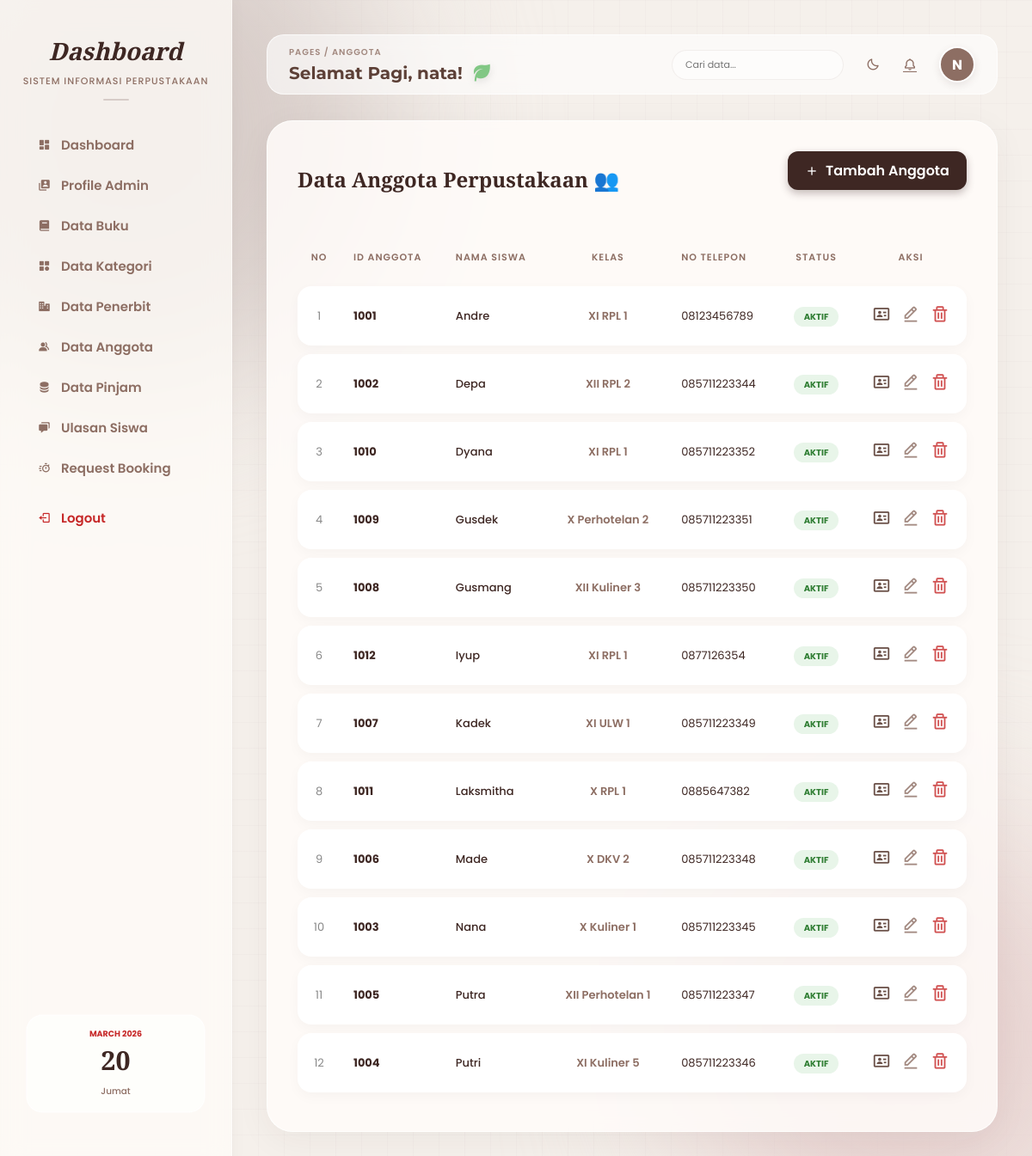
The page /dashboard.php?page=anggota (signed in) on the database its author committed.
### tables this page shows
CREATE TABLE `users` (
  `id` int(11) NOT NULL,
  `nama` varchar(100) NOT NULL,
  `no_tlp` varchar(20) NOT NULL,
  `email` varchar(100) NOT NULL,
  `username` varchar(12) NOT NULL,
  `password` varchar(12) NOT NULL,
  `akses` varchar(12) NOT NULL
);

CREATE TABLE `tbl_anggota` (
  `id_anggota` varchar(20) NOT NULL,
  `nama_anggota` varchar(100) NOT NULL,
  `kelas` varchar(50) NOT NULL,
  `no_tlp` varchar(20) NOT NULL,
  `status` enum('Aktif','Tidak Aktif') NOT NULL DEFAULT 'Aktif',
  `password` varchar(255) DEFAULT '123'
);

### anggota/view_anggota.php (the view, shortened to what this page needs)
<?php
$query_anggota = "SELECT * FROM tbl_anggota ORDER BY nama_anggota ASC";
$data = mysqli_query($koneksi, $query_anggota);
?>
<div class="table-container fade-in-up">
    <div style="display: flex; justify-content: space-between; align-items: center; margin-bottom: 25px;">
        <h2 style="font-family: 'Playfair Display', serif; color: #3E2723; margin: 0;">Data Anggota Perpustakaan 👥</h2>
        <a href="?page=tambah_anggota" class="btn-tambah" style="text-decoration: none; background: #3E2723; color: #fff; padding: 10px 20px; border-radius: 12px; font-weight: 600; display: flex; align-items: center; gap: 8px;">
            <i class='bx bx-plus'></i> Tambah Anggota
        </a>
    </div>
    <table class="styled-table">
        <thead>
            <tr>
                <th style="text-align: center; width: 50px;">No</th>
                <th>ID Anggota</th>
                <th>Nama Siswa</th>
                <th style="text-align: center;">Kelas</th>
                <th>No Telepon</th>
                <th style="text-align: center;">Status</th>
                <th style="text-align: center; width: 130px;">Aksi</th> </tr>
        </thead>
        <tbody>
            <?php
            $no = 1;
            if($data && mysqli_num_rows($data) > 0){
                while($row = mysqli_fetch_array($data)) {
            ?>
            <tr>
                <td style="text-align: center; color: #888;"><?= $no++; ?></td>
                <td style="font-weight: 700; color: #3E2723;"><?= htmlspecialchars($row['id_anggota']); ?></td>
                <td style="font-weight: 500;"><?= htmlspecialchars($row['nama_anggota']); ?></td>
                <td style="text-align: center; font-weight: 600; color: #8D6E63;"><?= htmlspecialchars($row['kelas']); ?></td>
                <td><?= htmlspecialchars($row['no_tlp']); ?></td>
                <td style="text-align: center;">
                    <span style="background: #E8F5E9; color: #2E7D32; padding: 4px 12px; border-radius: 20px; font-weight: bold; font-size: 10px; text-transform: uppercase;">
                        <?= htmlspecialchars($row['status']); ?>
                    </span>
                </td>
                <td style="text-align: center;">
                    <div style="display: flex; gap: 12px; justify-content: center; align-items: center;">
                        <a href="anggota/cetak_kartu.php?id_anggota=<?= $row['id_anggota']?>"
                           target="_blank"
                           title="Cetak Kartu Anggota"
                           style="color: #5D4037; font-size: 22px; text-decoration: none; opacity: 0.9;">
                           <i class='bx bx-id-card'></i>
                        </a>
                        <a href="?page=edit_anggota&id_anggota=<?= $row['id_anggota']?>"
                           title="Edit Data"
                           style="color: #8D6E63; font-size: 22px; text-decoration: none; opacity: 0.8;">
                           <i class='bx bx-edit-alt'></i>
                        </a>
                        <a href="anggota/hapus_anggota.php?id_anggota=<?= $row['id_anggota']?>"
                           onclick="return confirm('Yakin ingin menghapus anggota ini?')"
                           title="Hapus Anggota"
                           style="color: #C62828; font-size: 22px; text-decoration: none; opacity: 0.8;">
                           <i class='bx bx-trash'></i>
                        </a>
                    </div>
                </td>
            </tr>
            <?php
                }
            } else {
                echo "<tr><td colspan='7' style='text-align:center; padding:40px; color:#999; font-style:italic;'>Belum ada data anggota terdaftar.</td></tr>";
            }
            ?>
        </tbody>
    </table>
</div>

### dashboard.php (shortened to what this page needs)
<?php
include 'inc/koneksi.php';
$user = $_SESSION['username'];
$query = "SELECT * FROM users WHERE username='$user'";
$hasil = mysqli_query($koneksi, $query);
$tampil = mysqli_fetch_array($hasil);
$inisial = strtoupper(substr($tampil['username'], 0, 1));
$notif_q = mysqli_query($koneksi, "SELECT COUNT(*) as jumlah FROM tbl_booking WHERE status='Menunggu'");
$notif_d = mysqli_fetch_assoc($notif_q);
$jml_notif = $notif_d['jumlah'];
$hari_ini = date('l');
$tanggal = date('d');
$bulan_tahun = date('F Y');
$hari_indo = ['Sunday'=>'Minggu', 'Monday'=>'Senin', 'Tuesday'=>'Selasa', 'Wednesday'=>'Rabu', 'Thursday'=>'Kamis', 'Friday'=>'Jumat', 'Saturday'=>'Sabtu'];
$hari_fix = $hari_indo[$hari_ini];
?>
<!DOCTYPE html>
<html lang="id">
<head>
    <link href='https://unpkg.com/boxicons@2.1.4/css/boxicons.min.css' rel='stylesheet'>
    <link rel="stylesheet" href="style.css?v=<?php echo time(); ?>">
</head>
<body>
    <div class="dashboard-container">
        <div class="sidebar">
            <div class="sidebar-header">
                <h2>Dashboard</h2>
                <p>Sistem Informasi Perpustakaan</p>
            </div>
            <ul class="nav-links">
                <li><a href="dashboard.php"><i class='bx bxs-dashboard'></i> Dashboard</a></li>
                <li><a href="?page=profile"><i class='bx bxs-user-account'></i> Profile Admin</a></li>
                <li><a href="?page=buku"><i class='bx bxs-book'></i> Data Buku</a></li>
                <li><a href="?page=kategori"><i class='bx bxs-category'></i> Data Kategori</a></li>
                <li><a href="?page=penerbit"><i class='bx bxs-business'></i> Data Penerbit</a></li>
                <li><a href="?page=anggota"><i class='bx bxs-group'></i> Data Anggota</a></li>
                <li><a href="?page=peminjaman"><i class='bx bxs-data'></i> Data Pinjam</a></li>
                <li><a href="?page=ulasan"><i class='bx bxs-chat'></i> Ulasan Siswa</a></li>
                <li>
                    <a href="?page=booking" style="<?php if($jml_notif > 0) echo 'color:#C62828; font-weight:bold;'; ?>">
                        <i class='bx bx-timer'></i> Request Booking
                    </a>
                </li>
                <li><a href="#" class="logout-link" onclick="konfirmasiLogout(event)"><i class='bx bx-log-out'></i> Logout</a></li>
            </ul>
            <div class="sidebar-footer">
                <div class="calendar-widget">
                    <span class="cal-month"><?php echo $bulan_tahun; ?></span>
                    <h1 class="cal-day"><?php echo $tanggal; ?></h1>
                    <span class="cal-day-name"><?php echo $hari_fix; ?></span>
                </div>
            </div>
        </div>
        <div class="main-content">
            <div class="top-header">
                <div class="header-left">
                    <div class="breadcrumb">Pages / <span><?php echo isset($_GET['page']) ? ucfirst($_GET['page']) : 'Dashboard'; ?></span></div>
                    <div class="header-welcome">
                        <?php
                        $jam = date('H');
                        if ($jam >= 4 && $jam < 11) { $sapaan = "Selamat Pagi"; $icon = "<i class='bx bxs-leaf mood-icon' style='color: #81C784; font-size: 24px;'></i>"; }
                        elseif ($jam >= 11 && $jam < 15) { $sapaan = "Selamat Siang"; $icon = "<i class='bx bxs-sun mood-icon' style='color: #FFB74D; font-size: 24px;'></i>"; }
                        elseif ($jam >= 15 && $jam < 18) { $sapaan = "Selamat Sore"; $icon = "<i class='bx bxs-coffee mood-icon' style='color: #8D6E63; font-size: 24px;'></i>"; }
                        else { $sapaan = "Selamat Malam"; $icon = "<i class='bx bxs-moon mood-icon' style='color: #7986CB; font-size: 24px;'></i>"; }
                        ?>
                        <div class="greeting-wrapper">
                            <h3 class="greeting-text"><?php echo $sapaan; ?>, <?php echo htmlspecialchars($tampil['username']); ?>!</h3>
                            <?php echo $icon; ?>
                        </div>
                    </div>
                </div>
                <div class="header-right">
                    <form action="dashboard.php" method="GET" class="search-box">
                        <input type="text" name="keyword" class="search-input" placeholder="Cari data..." autocomplete="off">
                    </form>
                    <div style="display: flex; align-items: center; gap: 5px;">
                        <div class="notif-btn" id="darkModeBtn" title="Ganti Mode Gelap/Terang" style="cursor: pointer;"><i class='bx bx-moon'></i></div>
                        <a href="?page=booking" class="notif-btn" title="Lihat Request Booking"><i class='bx bx-bell'></i><?php if($jml_notif > 0): ?><span class="notif-dot"></span><?php endif; ?></a>
                    </div>
                    <div class="profile-dropdown">
                        <div class="mini-avatar"><?php echo $inisial; ?></div>
                    </div>
                </div>
            </div>
            <div class="content-wrapper">
                <?php
                if (isset($_GET['page'])) {
                    $page = $_GET['page'];
                    switch ($page) {
                        case 'anggota': include "anggota/view_anggota.php"; break;
                    }
                } ?>
            </div>
        </div>
    </div>
</body>
</html>

### rows shown on the page
users: username "nata", username "N"
tbl_anggota: id_anggota "1001", nama_anggota "Andre", kelas "XI RPL 1", no_tlp "08123456789", status "AKTIF"
tbl_anggota: id_anggota "1002", nama_anggota "Depa", kelas "XII RPL 2", no_tlp "085711223344", status "AKTIF"
tbl_anggota: id_anggota "1010", nama_anggota "Dyana", kelas "XI RPL 1", no_tlp "085711223352", status "AKTIF"
tbl_anggota: id_anggota "1009", nama_anggota "Gusdek", kelas "X Perhotelan 2", no_tlp "085711223351", status "AKTIF"
tbl_anggota: id_anggota "1008", nama_anggota "Gusmang", kelas "XII Kuliner 3", no_tlp "085711223350", status "AKTIF"
tbl_anggota: id_anggota "1012", nama_anggota "Iyup", kelas "XI RPL 1", no_tlp "0877126354", status "AKTIF"
tbl_anggota: id_anggota "1007", nama_anggota "Kadek", kelas "XI ULW 1", no_tlp "085711223349", status "AKTIF"
tbl_anggota: id_anggota "1011", nama_anggota "Laksmitha", kelas "X RPL 1", no_tlp "0885647382", status "AKTIF"
tbl_anggota: id_anggota "1006", nama_anggota "Made", kelas "X DKV 2", no_tlp "085711223348", status "AKTIF"
tbl_anggota: id_anggota "1003", nama_anggota "Nana", kelas "X Kuliner 1", no_tlp "085711223345", status "AKTIF"
tbl_anggota: id_anggota "1005", nama_anggota "Putra", kelas "XII Perhotelan 1", no_tlp "085711223347", status "AKTIF"
tbl_anggota: id_anggota "1004", nama_anggota "Putri", kelas "XI Kuliner 5", no_tlp "085711223346", status "AKTIF"

### other values the page prints
$_GET['page'] "ANGGOTA"
$sapaan "Selamat Pagi"
